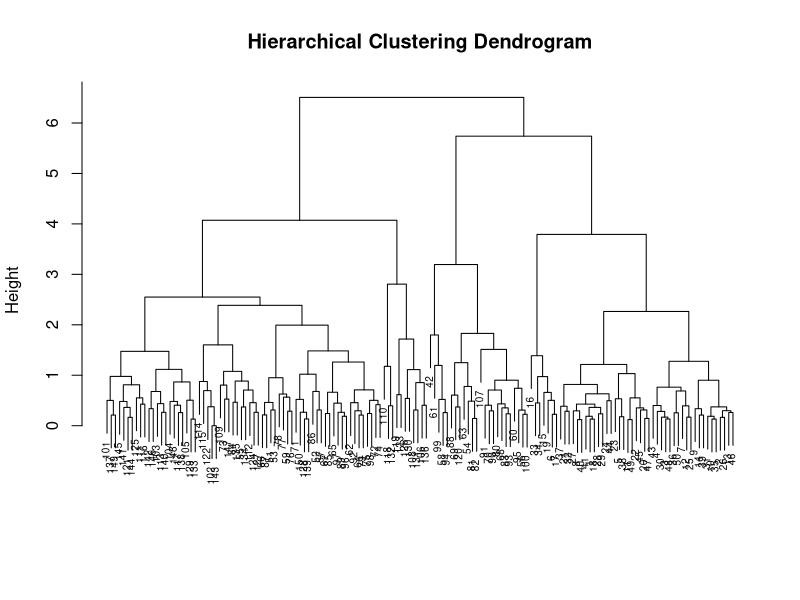

This figure's R source:
data(iris)
# Use only the numeric columns for clustering (exclude the Species column)
iris_data <- iris[, -5]
# Standardize the data
iris_scaled <- scale(iris_data)
# Compute the distance matrix
distance_matrix <- dist(iris_scaled, method = "euclidean")
# Perform hierarchical clustering using the "complete" linkage method
hc_complete <- hclust(distance_matrix, method = "complete")
# Plot the dendrogram
plot(hc_complete, main = "Hierarchical Clustering Dendrogram", xlab = "", sub = "", cex =0.6)
# Cut the tree to form 3 clusters
clusters <- cutree(hc_complete, k = 3)
# Print the cluster memberships
print(clusters)
# Add the clusters to the original dataset
iris$Cluster <- as.factor(clusters)
# Display the first few rows of the updated dataset
head(iris)
